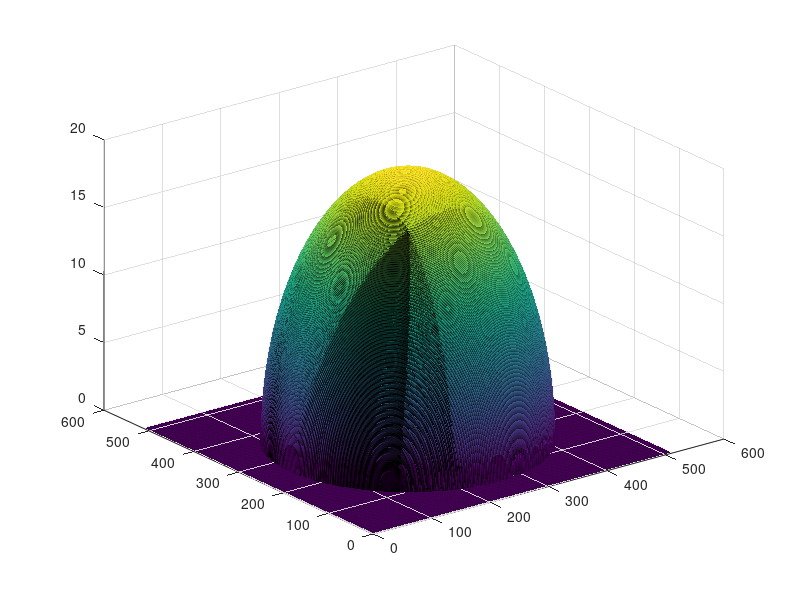
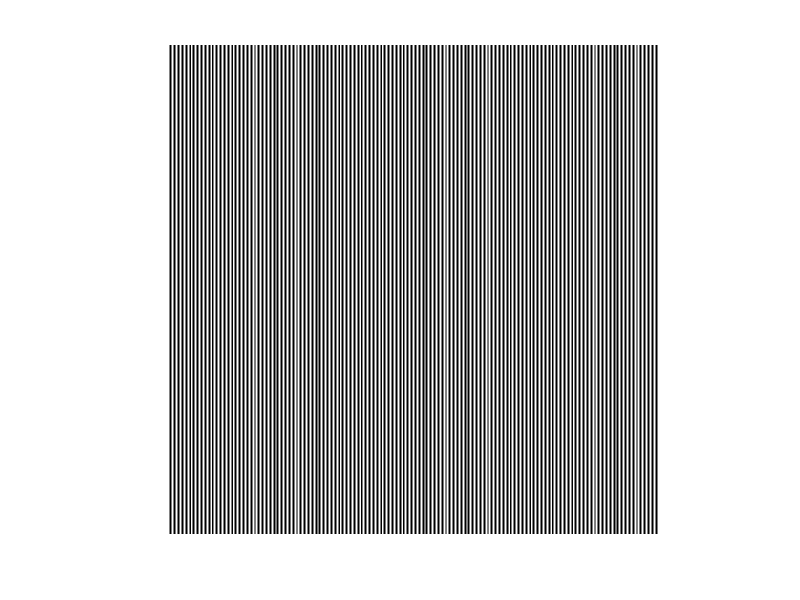
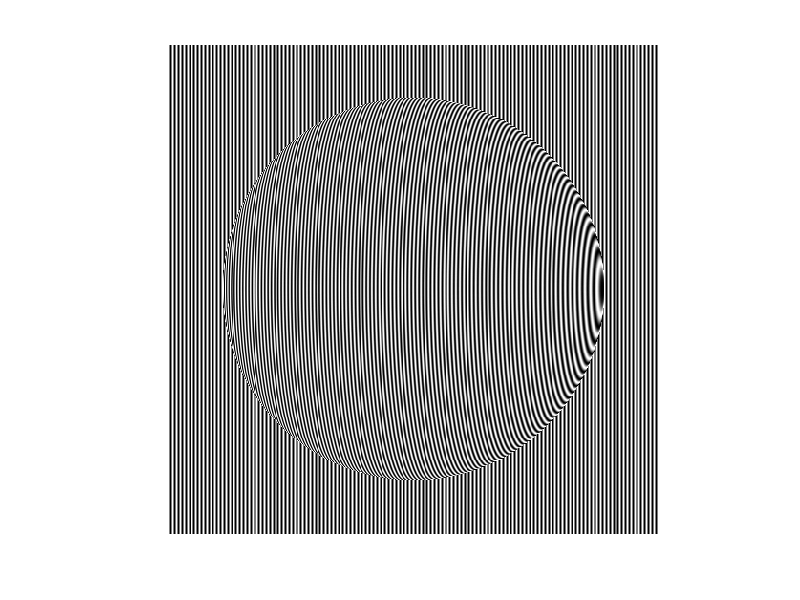

MATLAB code for these plots, in order:
clear all;clc;close all;

% Generate an ellipsoid
% a=200, b=200, c=20
hight = zeros(512, 512);
for ii = 1 : 512
    for jj = 1 : 512
        if (((ii-256)^2+(jj-256)^2) < 4e4)
            hight(ii,jj) = sqrt(4e2-((ii-256)^2+(jj-256)^2)/1e2);
        end
    end
end
figure; surf(hight);

% Generate a sine grating
% T = 4, f = 1/4
T_grating = 4; f_grating = 1/T_grating;

I_grating = zeros(size(hight));
for jj = 1 : 512
     I_grating(:, jj) = 128+127*cos(2*pi*jj*f_grating);
end
figure; 
imshow(mat2gray(I_grating));

% theta is the angle of incidence
% lambda is the equivalent length
theta = pi/4;
lambda_eq = T_grating*sin(theta);

E_image = zeros(size(hight));
for ii = 1 : 512
    for jj = 1 : 512
     E_image(ii,jj) = 128+127*cos(2*pi*jj*f_grating+2*pi*hight(ii,jj)/lambda_eq);
    end  
end

figure; 
E_image = mat2gray(E_image);
imshow(E_image);
imwrite(E_image, 'test.bmp');